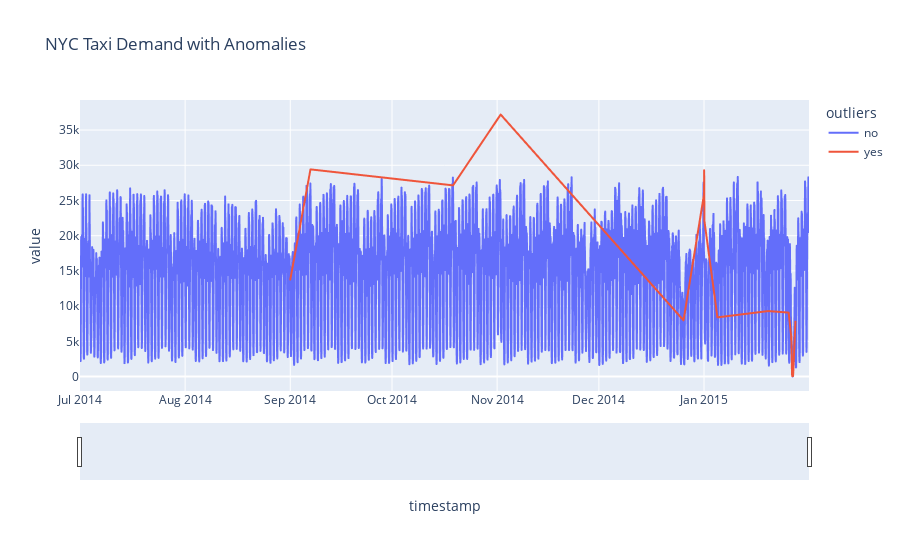

The code cell stored with this chart in its notebook:
### Code cell
#plot the data with the anomalies
fig = px.line(df_final, x='timestamp', y='value', color='outliers', hover_data = ['weekday', 'hour', 'value_avg'], title='NYC Taxi Demand with Anomalies')
fig.update_xaxes(rangeslider_visible=True)
fig.show()

### Figure 1 — Plotly figure (JSON) as saved in the notebook; plotly's stock layout.template omitted (floating-point values rounded to 4 significant figures; data arrays with more than 128 entries replaced by an {"elided": "..."} marker saying what was removed)
{"data": [{"customdata": {"elided": "5134x3 mixed values"}, "hovertemplate": "outliers=no<br>timestamp=%{x}<br>value=%{y}<br>weekday=%{customdata[0]}<br>hour=%{customdata[1]}<br>value_avg=%{customdata[2]}<extra></extra>", "legendgroup": "no", "line": {"color": "#636efa", "dash": "solid"}, "marker": {"symbol": "circle"}, "mode": "lines", "name": "no", "showlegend": true, "type": "scattergl", "x": {"elided": "5134 str values"}, "xaxis": "x", "y": {"elided": "5134 float values"}, "yaxis": "y"}, {"customdata": [["Monday", 0, 8020.0], ["Saturday", 23, 25190.0], ["Sunday", 0, 23900.0], ["Sunday", 1, 21590.0], ["Thursday", 23, 20730.0], ["Thursday", 0, 12700.0], ["Thursday", 1, 8133.0], ["Thursday", 2, 5350.0], ["Thursday", 3, 3683.0], ["Sunday", 23, 11690.0], ["Monday", 23, 12863], ["Sunday", 23, 11690.0], ["Monday", 16, 14830.0], ["Monday", 17, 17710.0], ["Monday", 18, 21190.0], ["Monday", 19, 21260.0], ["Monday", 20, 19880.0], ["Monday", 21, 19200.0], ["Monday", 22, 17190.0], ["Monday", 23, 12863], ["Tuesday", 0, 8484.0], ["Tuesday", 1, 5028.0], ["Tuesday", 6, 8576.0], ["Tuesday", 7, 15310.0], ["Tuesday", 8, 18500.0], ["Tuesday", 23, 16220.0]], "hovertemplate": "outliers=yes<br>timestamp=%{x}<br>value=%{y}<br>weekday=%{customdata[0]}<br>hour=%{customdata[1]}<br>value_avg=%{customdata[2]}<extra></extra>", "legendgroup": "yes", "line": {"color": "#EF553B", "dash": "solid"}, "marker": {"symbol": "circle"}, "mode": "lines", "name": "yes", "showlegend": true, "type": "scattergl", "x": ["2014-09-01T00:00:00", "2014-09-06T23:00:00", "2014-10-19T00:00:00", "2014-11-02T01:00:00", "2014-12-25T23:00:00", "2015-01-01T00:00:00", "2015-01-01T01:00:00", "2015-01-01T02:00:00", "2015-01-01T03:00:00", "2015-01-04T23:00:00", "2015-01-19T23:00:00", "2015-01-25T23:00:00", "2015-01-26T16:00:00", "2015-01-26T17:00:00", "2015-01-26T18:00:00", "2015-01-26T19:00:00", "2015-01-26T20:00:00", "2015-01-26T21:00:00", "2015-01-26T22:00:00", "2015-01-26T23:00:00", "2015-01-27T00:00:00", "2015-01-27T01:00:00", "2015-01-27T06:00:00", "2015-01-27T07:00:00", "2015-01-27T08:00:00", "2015-01-27T23:00:00"], "xaxis": "x", "y": [13763, 29420.0, 27150.0, 37200.0, 7978.0, 25850, 29292, 25750.0, 22067, 8402, 9294.0, 9077, 5888.0, 5221, 5704.0, 4566.0, 3630.0, 2907, 1324.0, 243, 94.5, 39.5, 88, 274, 809.5, 7792], "yaxis": "y"}], "layout": {"legend": {"title": {"text": "outliers"}, "tracegroupgap": 0}, "title": {"text": "NYC Taxi Demand with Anomalies"}, "xaxis": {"anchor": "y", "domain": [0, 1], "rangeslider": {"visible": true}, "title": {"text": "timestamp"}}, "yaxis": {"anchor": "x", "domain": [0, 1], "title": {"text": "value"}}}}
